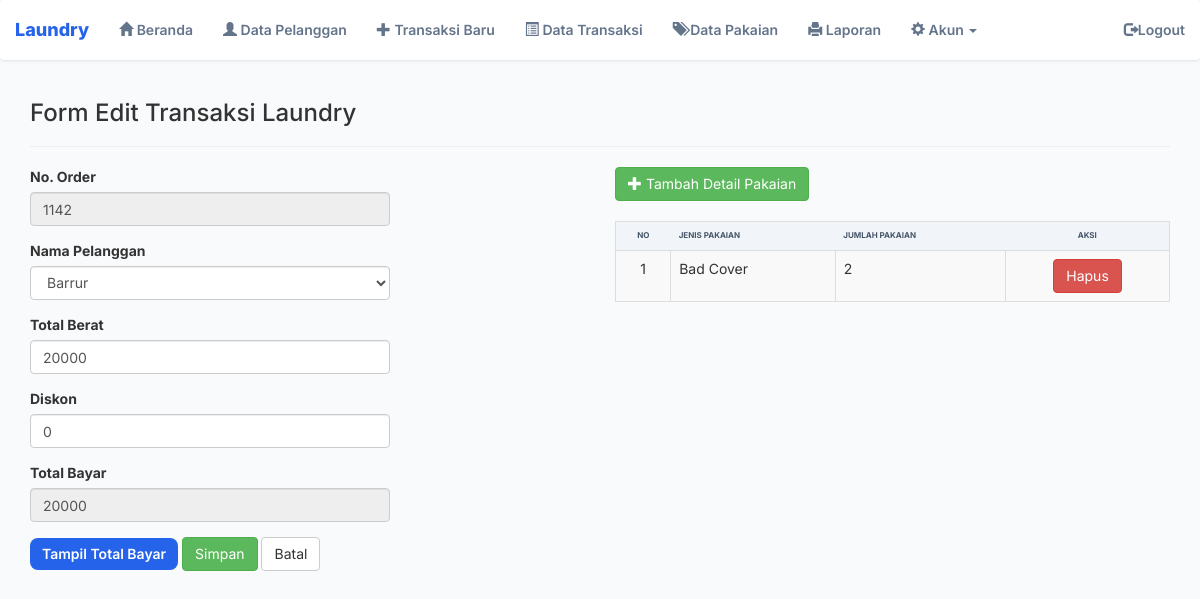
The page /editdatatransaksi.php?edit=1142 (signed in) on the database its author committed.
### tables this page shows
CREATE TABLE `transaksi` (
  `No_Order` char(4) NOT NULL,
  `No_Identitas` char(8) NOT NULL,
  `Tgl_Terima` date DEFAULT NULL,
  `Tgl_Ambil` date DEFAULT NULL,
  `total_berat` float NOT NULL,
  `diskon` float NOT NULL,
  `Total_Bayar` int DEFAULT NULL,
  `admin_id` int NOT NULL DEFAULT '1'
);

CREATE TABLE `detail_transaksi` (
  `No_Order` char(4) NOT NULL,
  `Id_Pakaian` char(2) NOT NULL,
  `Jumlah_pakaian` int NOT NULL
);

CREATE TABLE `pakaian` (
  `Id_Pakaian` char(2) NOT NULL,
  `Jenis_Pakaian` varchar(15) NOT NULL,
  `harga` int DEFAULT '0'
);

### editdatatransaksi.php (the view, shortened to what this page needs)
<?php
if(isset($_SESSION['id'])){
?>
<!DOCTYPE html>
<html>
  <head>
    <?php
      include "include/header.php";
    ?>
  </head>
  <body>
    <nav class="navbar navbar-default">
      <div class="container-fluid">
        <div class="navbar-header">
      <a class="navbar-brand" href="#">Laundry</a>
    </div>
    <ul class="nav navbar-nav">
      <?php
        include "include/list.php"
      ?>
    </ul>
    <ul class="nav navbar-nav navbar-right">
      <li><a href="logout.php"><span class="glyphicon glyphicon-log-out"></span>Logout</a></li>
    </ul>
  </div>
</nav>
<div class="container">
  <h3>Form Edit Transaksi Laundry</h3>
  <hr>
        <div class="row">
          <div class="col-md-4">
            <form name="form" action="proses-edit-transaksi.php" method="POST" >
            <?php
            include "./include/koneksi.php";
            $No_Order = $_GET['edit'];
            $sql = mysqli_query($conn, "SELECT No_Order FROM transaksi WHERE No_Order='".$No_Order."' ");
            while ($hasil = mysqli_fetch_array($sql)){
              ?>
                <div class="form-group">
                  <label>No. Order</label>
                  <input type="text" class="form-control" name="No_Order" value="<?php echo $hasil['No_Order']; ?>" readonly>
                </div>
                <?php
                    }
                ?>
                <div class="form-group">
                  <label>Nama Pelanggan</label>
                  <select class="form-control" name="No_Identitas">
                    <?php
                    $sql = mysqli_query($conn, "SELECT No_Identitas, Nama FROM pelanggan ORDER BY Nama");
                    while ($hasil = mysqli_fetch_array($sql)){
                      ?>
                    <option value="<?php echo $hasil['No_Identitas']; ?>"><?php echo $hasil['Nama']; ?></option>
                    <?php
                        }
                    ?>
                  </select>
                </div>
                <?php
                $sql = mysqli_query($conn, "SELECT Tgl_Terima, total_berat, diskon, Total_Bayar FROM transaksi WHERE No_Order='".$No_Order."' ");
                while ($hasil = mysqli_fetch_array($sql)){
                  ?>
                <div class="form-group">
                  <label>Total Berat</label>
                  <input type="text" id="total_berat" class="form-control" name="total_berat" placeholder="Total Berat" value="<?php echo $hasil['total_berat']; ?>">
                </div>
                <div class="form-group">
                  <label>Diskon</label>
                  <input type="text" id="diskon" class="form-control" name="diskon" placeholder="Diskon" value="<?php echo $hasil['diskon']; ?>" >
                </div>
                <div class="form-group">
                  <label>Total Bayar</label>
                  <input type="text"  class="form-control" name="total_bayar" value="<?php echo $hasil['Total_Bayar']; ?>" readonly>
                </div>
                <?php
                    }
                ?>
                <input type="button" value="Tampil Total Bayar" onClick="tambah()" class="btn btn-primary"/>
                <input type="submit" name="submit" value="Simpan" class="btn btn-success">
                <a href="transaksi.php"><input type="button" class="btn btn-default" value="Batal" ></a>
              </form>
          </div>
          <div class="col-md-6  col-md-offset-2">
            <div class="tombol" >
      				<button type="button" class="btn btn-success btn-md " data-toggle="modal" data-target="#ModalTambah" ><span class="glyphicon glyphicon-plus " ></span> Tambah Detail Pakaian</button>
      			</div>
            <br>
            <div class="table-responsive">
              <table id="table" class="table table-striped table-bordered" >
                <thead>
                  <tr>
                    <th style="text-align: center;">No</th>
                    <th>Jenis Pakaian</th>
                    <th>Jumlah Pakaian</th>
                    <th style="text-align: center;" >Aksi</th>
                  </tr>
                </thead>
                <tbody>
                  <?php
                    $i = 0 + 1;
                    $sql = mysqli_query($conn, "SELECT pakaian.Jenis_Pakaian, detail_transaksi.No_Order, detail_transaksi.Id_Pakaian, detail_transaksi.Jumlah_pakaian FROM detail_transaksi join pakaian on detail_transaksi.Id_Pakaian = Pakaian.Id_Pakaian Where No_Order = $No_Order");
                    while ($hasil = mysqli_fetch_array($sql)) {
                 ?>
              <tr>
                  <td style="text-align: center;"><?php echo $i; ?></td>
                  <td><?php echo $hasil['Jenis_Pakaian']; ?></td>
                  <td><?php echo $hasil['Jumlah_pakaian']; ?></td>
                  <td style="text-align: center;">
                  <a href="proses-hapus-detail-transaksi-edit.php?order=<?php echo $hasil['No_Order']; ?>&pakaian=<?php echo $hasil['Id_Pakaian']; ?>" class="btn btn-danger">Hapus</a></td>
              </tr>
              <?php
                  $i++;
                  }
                ?>
              </tbody>
              </table>
              </div>
          </div>
        </div>
</div>
</body>
</html>
<?php
}else{
	header("location:login/index.php");
}

### asset/css/admin-style.css (style rules this page uses)
:root { --primary: #2563eb; --sidebar-bg: #1e293b; --content-bg: #f8fafc; }
body { background-color: var(--content-bg) !important; font-family: "Inter", sans-serif !important; }
.navbar-default { background-color: #ffffff !important; border: none !important; box-shadow: 0 1px 3px rgba(0, 0, 0, 0.1) !important; padding: 0.5rem 0; }
.navbar-brand { font-weight: 800 !important; color: var(--primary) !important; }
.navbar-default .navbar-nav > li > a { color: #64748b !important; font-weight: 600; transition: all 0.2s; }
.btn-primary { background-color: var(--primary) !important; border: none !important; border-radius: 8px !important; padding: 0.6rem 1.2rem !important; font-weight: 600 !important; }
.table thead { background-color: #f1f5f9; }
.table thead th { border: none !important; color: #475569 !important; text-transform: uppercase; font-size: 0.8rem; font-weight: 700; }

### rows shown on the page
transaksi: No_Order "1142", total_berat "20000", diskon "0", total_bayar "20000"
detail_transaksi: Id_Pakaian.Jenis_Pakaian "Bad Cover", Jumlah_pakaian "2"

### other values the page prints
form field No_Identitas "Barrur"
